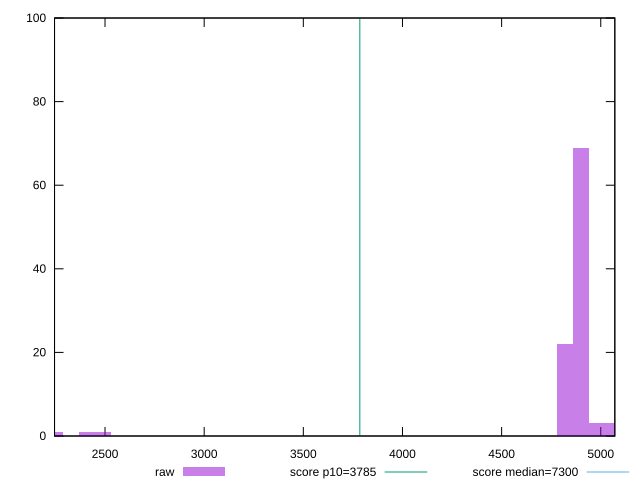

The gnuplot source for this figure:
reset

$raw <<EOF
4819.877872399515 22
4900.209170272839 69
2409.9389361997573 1
5060.87176601949 3
2249.276340453107 1
4980.540468146165 3
2490.2702340730825 1
EOF

set key outside below
set boxwidth 80.33129787332524
set xrange [2245.366:5070.883449999998]
set yrange [0:100]
set trange [0:100]
set style fill transparent solid 0.5 noborder

set parametric
set terminal svg size 640, 490 enhanced background rgb 'white'
set output "report_00021_2021-02-20T09:16:39.615Z/interactive/samples/pages+cached+noadtech/raw/histogram.svg"

plot $raw title "raw" with boxes, \
     3785,t title "score p10=3785", \
     7300,t title "score median=7300"

reset
